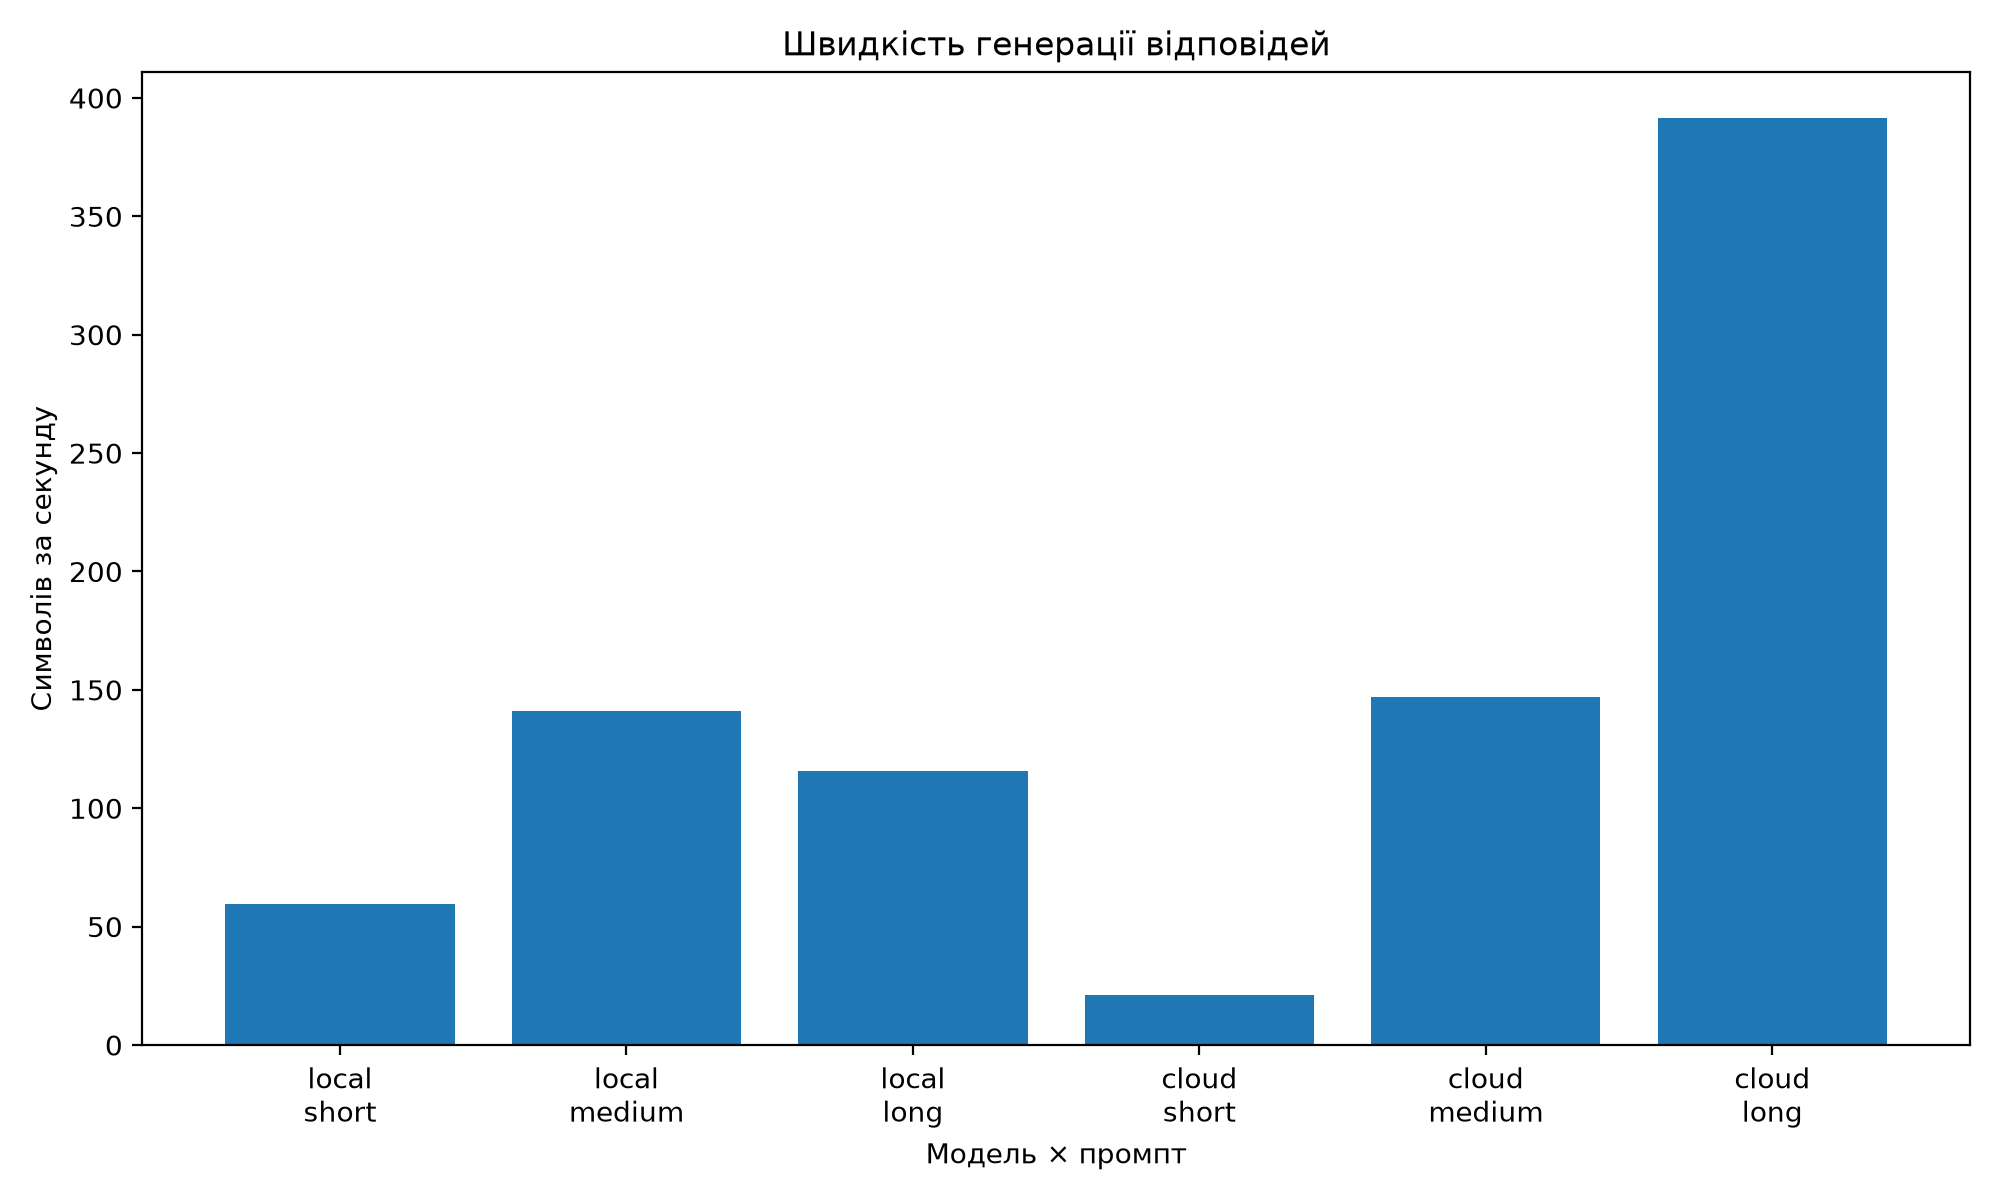

The Python source for this figure:
import csv
import statistics
import subprocess
import time
from pathlib import Path

import matplotlib.pyplot as plt
from openai import RateLimitError

from providers import make_client
from utils.lab_logger import custom_logger


logger = custom_logger("lab1")

LAB_DIR = Path(__file__).resolve().parent


PROMPTS = {
    "short": "Столиця Японії?",
    "medium": "Поясни в одному абзаці, що таке рекурсія.",
    "long": (
        "Напиши інструкцію з 10 пунктів, "
        "як налаштувати робоче середовище розробника."
    ),
}


def measure(client, model, prompt):
    """
    Один вимір:
    повертає TTFT, загальний час,
    кількість символів та символів/с.
    """

    while True:
        try:
            t_start = time.perf_counter()

            first_token_at = None
            parts = []

            stream = client.chat.completions.create(
                model=model,
                messages=[
                    {
                        "role": "user",
                        "content": prompt,
                    }
                ],
                stream=True,
            )

            for chunk in stream:
                piece = chunk.choices[0].delta.content

                if piece:
                    if first_token_at is None:
                        first_token_at = time.perf_counter()

                    parts.append(piece)

            t_end = time.perf_counter()

            text = "".join(parts)

            if first_token_at is None:
                first_token_at = t_end

            return {
                "ttft_s": round(
                    first_token_at - t_start,
                    3,
                ),
                "total_s": round(
                    t_end - t_start,
                    3,
                ),
                "chars": len(text),
                "chars_per_s": round(
                    len(text) / (t_end - t_start),
                    1,
                ),
            }

        except RateLimitError:
            logger.info(
                "Rate limit 429. Чекаємо 65 секунд..."
            )

            time.sleep(65)


def run_main_benchmark():
    rows = []

    for provider in ["local", "cloud"]:
        client, model = make_client(provider)

        logger.info(
            f"===== PROVIDER: {provider} / {model} ====="
        )

        # Прогрів.
        # Для cloud робимо паузу,
        # щоб не вилетіти за free-tier rate limit.
        if provider == "cloud":
            time.sleep(15)

        logger.info(
            f"{provider} / warm-up"
        )

        measure(
            client,
            model,
            "розігрів",
        )

        for prompt_name, prompt in PROMPTS.items():
            runs = []

            for run_number in range(1, 4):

                if provider == "cloud":
                    time.sleep(15)

                result = measure(
                    client,
                    model,
                    prompt,
                )

                runs.append(result)

                logger.info(
                    f"{provider} / "
                    f"{model} / "
                    f"{prompt_name} / "
                    f"run {run_number}: "
                    f"{result}"
                )

            row = {
                "provider": provider,
                "model": model,
                "prompt": prompt_name,
                "ttft_s": statistics.median(
                    r["ttft_s"]
                    for r in runs
                ),
                "total_s": statistics.median(
                    r["total_s"]
                    for r in runs
                ),
                "chars_per_s": statistics.median(
                    r["chars_per_s"]
                    for r in runs
                ),
            }

            rows.append(row)

            logger.info(
                f"MEDIAN: {row}"
            )

    csv_path = LAB_DIR / "results.csv"

    with open(
        csv_path,
        "w",
        newline="",
        encoding="utf-8",
    ) as file:
        writer = csv.DictWriter(
            file,
            fieldnames=[
                "provider",
                "model",
                "prompt",
                "ttft_s",
                "total_s",
                "chars_per_s",
            ],
        )

        writer.writeheader()
        writer.writerows(rows)

    logger.info(
        f"Results saved: {csv_path}"
    )

    return rows


def make_chart(rows):
    labels = [
        f"{row['provider']}\n{row['prompt']}"
        for row in rows
    ]

    values = [
        row["chars_per_s"]
        for row in rows
    ]

    plt.figure(
        figsize=(10, 6)
    )

    plt.bar(
        labels,
        values,
    )

    plt.xlabel(
        "Модель × промпт"
    )

    plt.ylabel(
        "Символів за секунду"
    )

    plt.title(
        "Швидкість генерації відповідей"
    )

    plt.tight_layout()

    chart_path = (
        LAB_DIR / "benchmark.png"
    )

    plt.savefig(
        chart_path,
        dpi=200,
    )

    plt.close()

    logger.info(
        f"Chart saved: {chart_path}"
    )


def cold_warm_test():
    logger.info(
        "===== COLD / WARM TEST ====="
    )

    client, model = make_client(
        "local"
    )

    # Повністю вивантажуємо модель
    # з пам'яті Ollama.
    subprocess.run(
        [
            "ollama",
            "stop",
            model,
        ],
        check=False,
    )

    time.sleep(2)

    # Перший запит після stop = cold.
    cold = measure(
        client,
        model,
        PROMPTS["short"],
    )

    logger.info(
        f"COLD: {cold}"
    )

    # Наступний запит = warm.
    warm = measure(
        client,
        model,
        PROMPTS["short"],
    )

    logger.info(
        f"WARM: {warm}"
    )


if __name__ == "__main__":
    logger.info(
        "===== TASK 4 ====="
    )

    rows = run_main_benchmark()

    make_chart(rows)

    cold_warm_test()

    logger.info(
        "===== TASK 4 FINISHED ====="
    )
